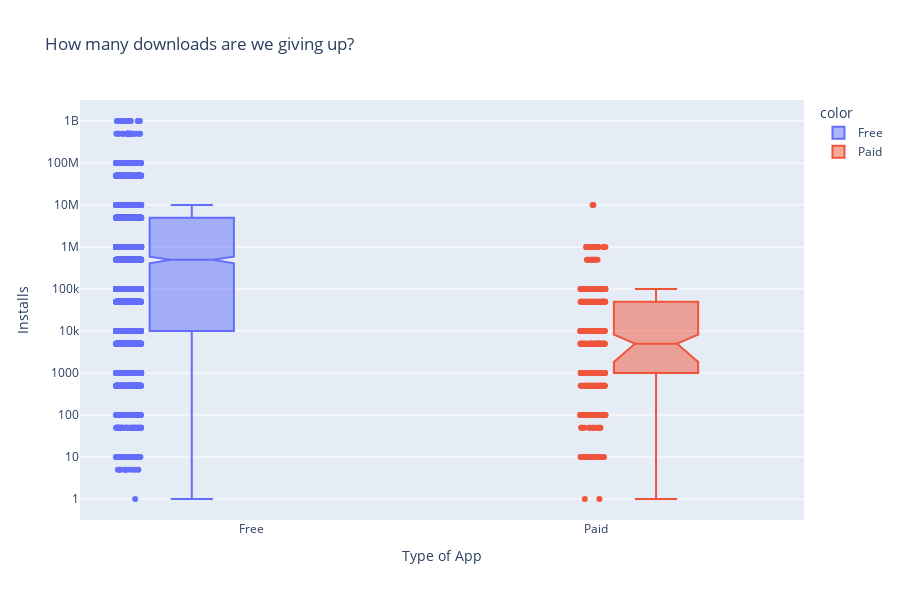

Write notebook code for a chart like this one.
### Markdown cell above
# Plotly Box Plots: Lost Downloads for Paid Apps

**Challenge**: Create a box plot that shows the number of Installs for free versus paid apps. How does the median number of installations compare? Is the difference large or small?

Use the [Box Plots Guide](https://plotly.com/python/box-plots/) and the [.box API reference](https://plotly.com/python-api-reference/generated/plotly.express.box.html) to create the following chart. 

<img src=https://imgur.com/uVsECT3.png>

### Code cell
box = px.box(y=df_apps_clean.Installs, x=df_apps_clean.Type, color=df_apps_clean.Type, 
            title='How many downloads are we giving up?',
            points='all',
            notched=True)
box.update_layout(yaxis=dict(type='log'),
                  yaxis_title='Installs',
                  xaxis_title='Type of App',
                  height=600)

box.show()

### Figure 1 — Plotly figure (JSON) as saved in the notebook; plotly's stock layout.template omitted (floating-point values rounded to 4 significant figures; data arrays with more than 128 entries replaced by an {"elided": "..."} marker saying what was removed)
{"data": [{"alignmentgroup": "True", "boxpoints": "all", "hovertemplate": "color=Free<br>x=%{x}<br>y=%{y}<extra></extra>", "legendgroup": "Free", "marker": {"color": "#636efa"}, "name": "Free", "notched": true, "offsetgroup": "Free", "orientation": "v", "showlegend": true, "type": "box", "x": {"elided": "7595 str values"}, "x0": " ", "xaxis": "x", "y": {"elided": "7595 int values"}, "y0": " ", "yaxis": "y"}, {"alignmentgroup": "True", "boxpoints": "all", "hovertemplate": "color=Paid<br>x=%{x}<br>y=%{y}<extra></extra>", "legendgroup": "Paid", "marker": {"color": "#EF553B"}, "name": "Paid", "notched": true, "offsetgroup": "Paid", "orientation": "v", "showlegend": true, "type": "box", "x": {"elided": "589 str values"}, "x0": " ", "xaxis": "x", "y": {"elided": "589 int values"}, "y0": " ", "yaxis": "y"}], "layout": {"boxmode": "group", "height": 600, "legend": {"title": {"text": "color"}, "tracegroupgap": 0}, "title": {"text": "How many downloads are we giving up?"}, "xaxis": {"anchor": "y", "domain": [0, 1], "title": {"text": "Type of App"}}, "yaxis": {"anchor": "x", "domain": [0, 1], "title": {"text": "Installs"}, "type": "log"}}}
